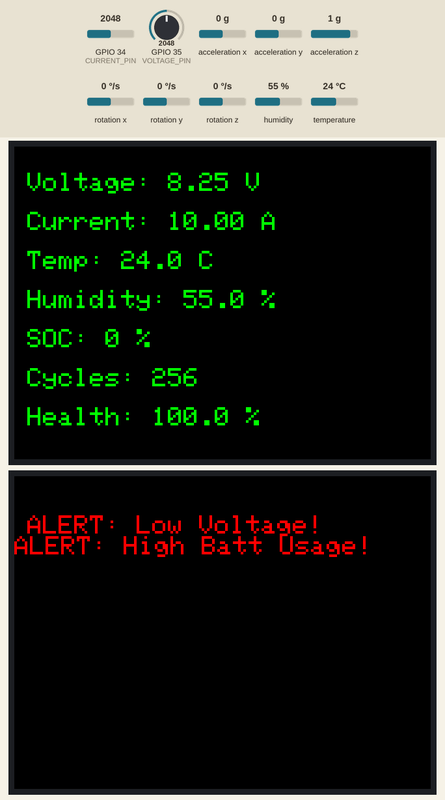
Simulated run of this sketch. Board: ESP32. Shown: 2 × 320×240 colour display. Inputs (shaded band) come from the test bench; at power-on: humidity 55 %, GPIO 34 (CURRENT_PIN) = 2048, GPIO 35 (VOLTAGE_PIN) = 2048, acceleration x 0 g, acceleration y 0 g, acceleration z 1 g, rotation x 0 °/s, rotation y 0 °/s, rotation z 0 °/s, temperature 24 °C. EEPROM starts erased.

Above: at 2.8 s.
2.9 s: humidity set to 22 %
At 5.0 s:
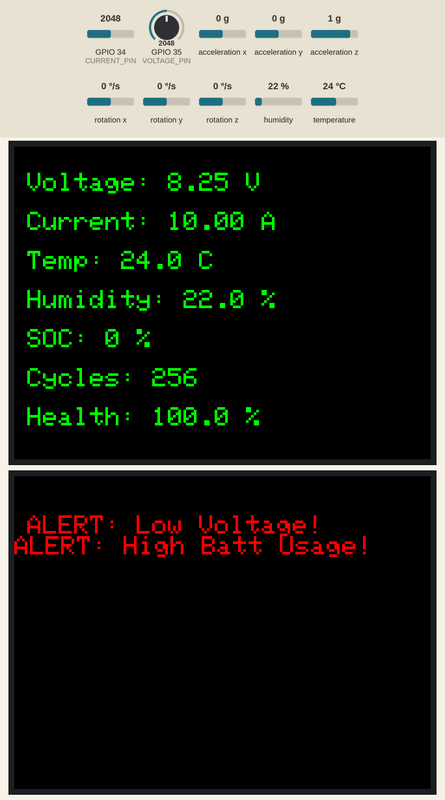
5.8 s: GPIO 34 (CURRENT_PIN) set to 2005
At 6.9 s:
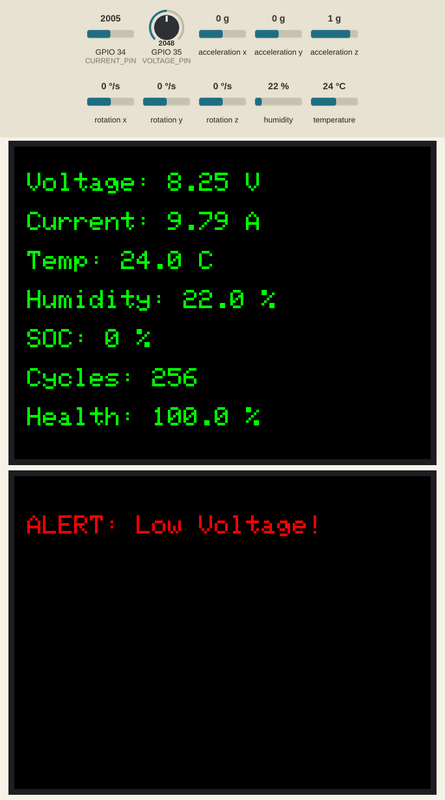
8.7 s: GPIO 35 (VOLTAGE_PIN) set to 2579
At 11.8 s:
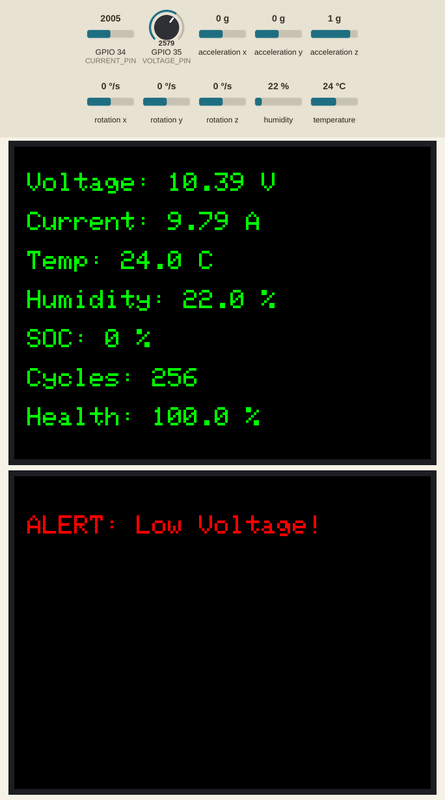
12.1 s: GPIO 35 (VOLTAGE_PIN) set to 2647
At 13.6 s:
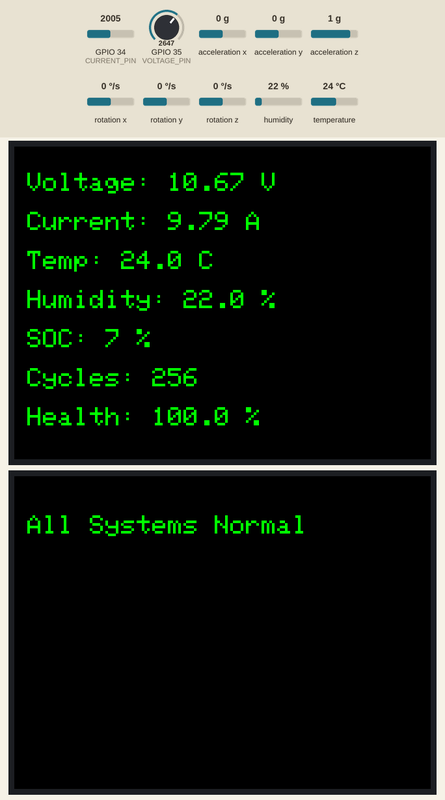
15.0 s: GPIO 34 (CURRENT_PIN) set to 3972
At 18.4 s:
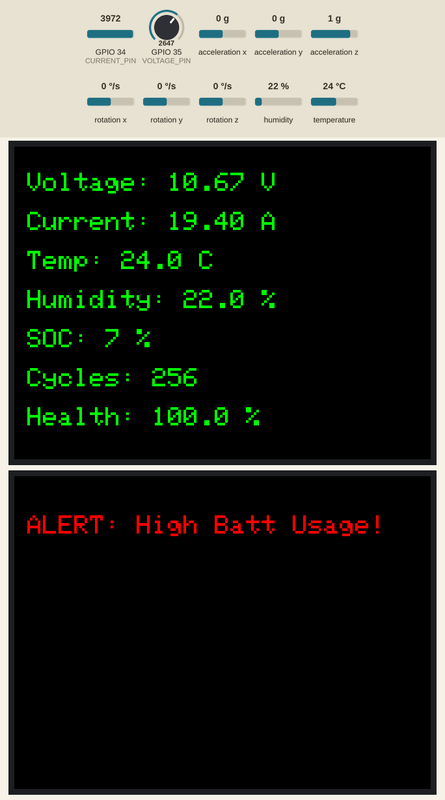
18.7 s: humidity set to 89 %
21.6 s: humidity set to 92 %
At 24.7 s:
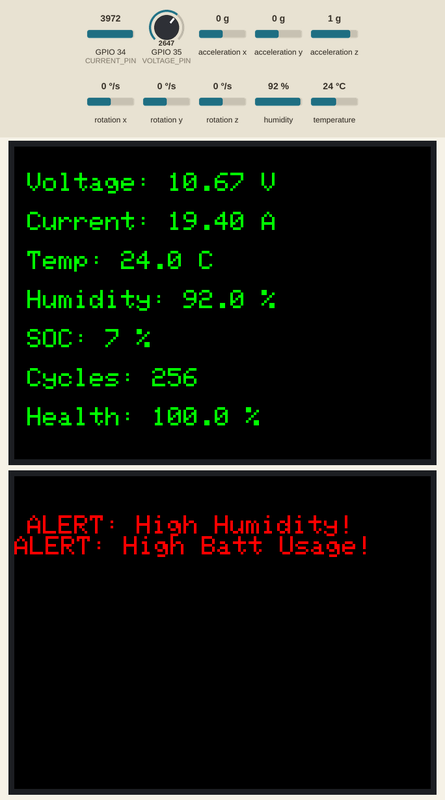
Timing chart, 0 to 26.2 s (numbered marks = the images above; inputs shaded):
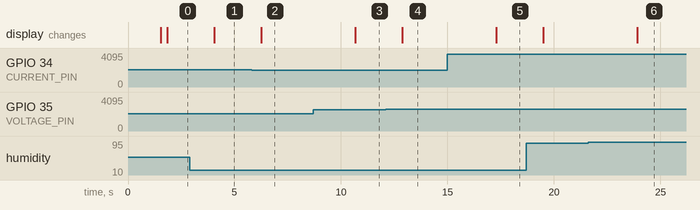

The sketch:

main_code.ino
```cpp
#include <SPI.h>
#include <Wire.h>
#include <Adafruit_GFX.h>
#include <Adafruit_ILI9341.h>
#include <DHT.h>
#include <EEPROM.h>
#include <MPU6050.h>

// ----------- TFT CONFIG -------------
#define TFT1_CS   5
#define TFT1_RST  4
#define TFT1_DC   2

#define TFT2_CS   21
#define TFT2_RST  22
#define TFT2_DC   26

#define TFT_MOSI 23
#define TFT_CLK  18
#define TFT_MISO 19

Adafruit_ILI9341 tft1 = Adafruit_ILI9341(TFT1_CS, TFT1_DC, TFT1_RST);
Adafruit_ILI9341 tft2 = Adafruit_ILI9341(TFT2_CS, TFT2_DC, TFT2_RST);

// ----------- SENSOR CONFIG -------------
#define VOLTAGE_PIN 35
#define CURRENT_PIN 34
#define DHTPIN 27
#define DHTTYPE DHT22

// Voltage divider
float R1 = 30000.0, R2 = 7500.0, refVoltage = 3.3;
int adcMax = 4095;

// Battery thresholds
float lowVoltage = 10.5, highVoltage = 12.6;
float highCurrentThreshold = 10.0; // Ampere limit for high usage alert

// Battery Capacity
float ratedCapacity = 2000.0, measuredCapacity = 0.0;
int cycleCount = 0, lastSOC = 100;
float batteryHealth = 100.0;

// EEPROM
#define EEPROM_SIZE 64

DHT dht(DHTPIN, DHTTYPE);
unsigned long lastUpdate = 0;

// MPU6050
MPU6050 mpu;
int16_t ax, ay, az;   // FIX: must be int16_t
float accelThreshold = 2.0; // g-force threshold for rash driving
bool rashDriving = false;
bool highCurrent = false;

void setup() {
  EEPROM.begin(EEPROM_SIZE);
  cycleCount = EEPROM.read(0);
  batteryHealth = EEPROM.read(1);
  if (batteryHealth == 255) batteryHealth = 100;

  dht.begin();

  // Init TFTs
  tft1.begin();
  tft2.begin();
  tft1.setRotation(1);
  tft2.setRotation(1);

  // Init MPU6050
  Wire.begin(33, 32);
  mpu.initialize();

  // Startup screens
  tft1.fillScreen(ILI9341_BLACK);
  tft1.setTextColor(ILI9341_GREEN, ILI9341_BLACK);
  tft1.setTextSize(2);
  tft1.println("EV Diagnostics");

  tft2.fillScreen(ILI9341_BLACK);
  tft2.setTextColor(ILI9341_YELLOW, ILI9341_BLACK);
  tft2.setTextSize(2);
  tft2.println("Alerts Display");

  delay(1000);
  tft1.fillScreen(ILI9341_BLACK);
  tft2.fillScreen(ILI9341_BLACK);
}

float readBatteryVoltage() {
  int adcValue = analogRead(VOLTAGE_PIN);
  float vOut = (adcValue * refVoltage) / adcMax;
  return vOut / (R2 / (R1 + R2));
}

float readBatteryCurrent() {
  int adcValue = analogRead(CURRENT_PIN);
  float voltage = (adcValue * refVoltage) / adcMax;
  float current = (voltage / refVoltage) * 20.0; // simulated
  highCurrent = (current > highCurrentThreshold);
  return current;
}

int estimateSOC(float voltage) {
  if (voltage >= highVoltage) return 100;
  if (voltage <= lowVoltage) return 0;
  return (int)(((voltage - lowVoltage) / (highVoltage - lowVoltage)) * 100);
}

void saveToEEPROM() {
  EEPROM.write(0, cycleCount);
  EEPROM.write(1, (int)batteryHealth);
  EEPROM.commit();
}

void checkRashDriving() {
  mpu.getAcceleration(&ax, &ay, &az);
  // Convert raw readings to 'g'
  float totalAccel = sqrt((float)ax * ax + (float)ay * ay + (float)az * az) / 16384.0;
  rashDriving = (totalAccel > accelThreshold);
}

void displayParameters(float voltage, float current, float tempC, float humid, int soc) {
  tft1.fillScreen(ILI9341_BLACK);
  tft1.setCursor(10, 20);  tft1.printf("Voltage: %.2f V", voltage);
  tft1.setCursor(10, 50);  tft1.printf("Current: %.2f A", current);
  tft1.setCursor(10, 80);  tft1.printf("Temp: %.1f C", tempC);
  tft1.setCursor(10, 110); tft1.printf("Humidity: %.1f %%", humid);
  tft1.setCursor(10, 140); tft1.printf("SOC: %d %%", soc);
  tft1.setCursor(10, 170); tft1.printf("Cycles: %d", cycleCount);
  tft1.setCursor(10, 200); tft1.printf("Health: %.1f %%", batteryHealth);
}

void displayAlerts(float voltage, float tempC, float humid) {
  tft2.fillScreen(ILI9341_BLACK);
  tft2.setTextSize(2);
  tft2.setCursor(10, 30);

  bool alertShown = false;

  if (tempC > 45) {
    tft2.setTextColor(ILI9341_RED, ILI9341_BLACK);
    tft2.println("ALERT: Overheat!");
    alertShown = true;
  }
  if (voltage < lowVoltage) {
    tft2.setTextColor(ILI9341_RED, ILI9341_BLACK);
    tft2.println("ALERT: Low Voltage!");
    alertShown = true;
  }
  if (humid > 90) {
    tft2.setTextColor(ILI9341_RED, ILI9341_BLACK);
    tft2.println("ALERT: High Humidity!");
    alertShown = true;
  }
  if (rashDriving) {
    tft2.setTextColor(ILI9341_RED, ILI9341_BLACK);
    tft2.println("ALERT: Rash Driving!");
    alertShown = true;
  }
  if (highCurrent) {
    tft2.setTextColor(ILI9341_RED, ILI9341_BLACK);
    tft2.println("ALERT: High Batt Usage!");
    alertShown = true;
  }

  if (!alertShown) {
    tft2.setTextColor(ILI9341_GREEN, ILI9341_BLACK);
    tft2.println("All Systems Normal");
  }
}

void loop() {
  float voltage = readBatteryVoltage();
  float current = readBatteryCurrent();
  float tempC = dht.readTemperature();
  float humid = dht.readHumidity();
  int soc = estimateSOC(voltage);

  unsigned long now = millis();
  float dt = (now - lastUpdate) / 3600000.0;
  lastUpdate = now;
  measuredCapacity += current * 1000 * dt;

  if (lastSOC > 90 && soc < 20) cycleCount++;
  if (lastSOC < 20 && soc > 90) {
    batteryHealth -= 0.05;
    if (batteryHealth < 60) batteryHealth = 60;
    saveToEEPROM();
    measuredCapacity = 0;
  }
  lastSOC = soc;

  checkRashDriving();
  displayParameters(voltage, current, tempC, humid, soc);
  displayAlerts(voltage, tempC, humid);

  delay(2000);
}
```

Measured:
- the behaviour switches between 2048 and 2047 on GPIO 34 (CURRENT_PIN) (found by bisection; images 1 and 2)
- the behaviour switches between 2605 and 2606 on GPIO 35 (VOLTAGE_PIN) (found by bisection; images 3 and 4)
- the behaviour switches between 90 and 91 % on humidity (found by bisection; images 5 and 6)
- after the input at 2.9 s, the display: changes after 1.1 s (image 1)
- after the input at 5.8 s, the display: changes after 0.45 s (image 2)
- after the input at 8.7 s, the display: changes after 2.0 s (image 3)
- after the input at 12.1 s, the display: changes after 0.77 s (image 4)
- after the input at 15.0 s, the display: changes after 2.3 s (image 5)
- after the input at 21.6 s, the display: changes after 2.3 s (image 6)
